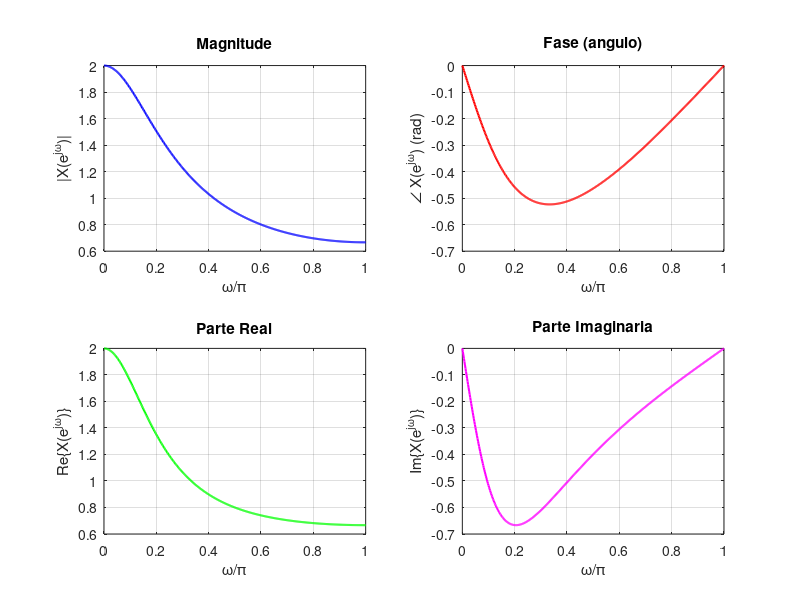

Source code (MATLAB):
% Parte I - TFTD de x[n] = (0.5)^n * u[n]
% X(e^jw) = 1 / (1 - 0.5*e^{-jw}), forma fechada da serie geometrica

clear; clc; close all;

w = linspace(0, pi, 501);
X = 1 ./ (1 - 0.5 * exp(-1j * w));

figure('Position', [100 100 800 600]);

subplot(2,2,1);
plot(w/pi, abs(X), 'b', 'LineWidth', 1.5);
xlabel('\omega/\pi'); ylabel('|X(e^{j\omega})|');
title('Magnitude');
grid on;

subplot(2,2,2);
plot(w/pi, angle(X), 'r', 'LineWidth', 1.5);
xlabel('\omega/\pi'); ylabel('\angle X(e^{j\omega}) (rad)');
title('Fase (angulo)');
grid on;

subplot(2,2,3);
plot(w/pi, real(X), 'g', 'LineWidth', 1.5);
xlabel('\omega/\pi'); ylabel('Re\{X(e^{j\omega})\}');
title('Parte Real');
grid on;

subplot(2,2,4);
plot(w/pi, imag(X), 'm', 'LineWidth', 1.5);
xlabel('\omega/\pi'); ylabel('Im\{X(e^{j\omega})\}');
title('Parte Imaginaria');
grid on;

saveas(gcf, '../figuras/parte1.png');
disp('Parte I concluida. Figura salva.');
